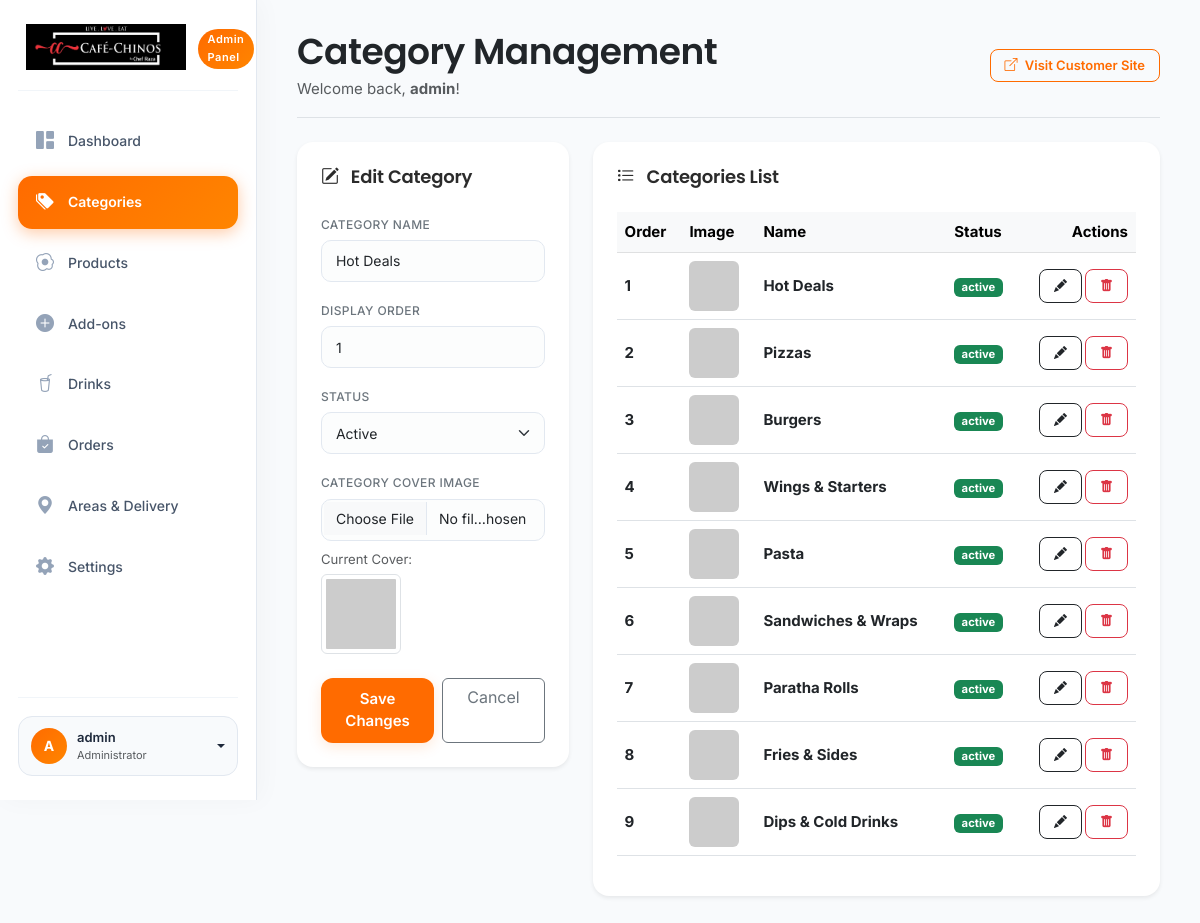
The app's page /admin/categories.php?action=edit&id=1 (signed in) with its own data.
### tables this page shows
CREATE TABLE `categories` (
  `id` int(11) NOT NULL AUTO_INCREMENT,
  `name` varchar(100) NOT NULL,
  `image` varchar(255) DEFAULT NULL,
  `display_order` int(11) DEFAULT 0,
  `status` enum('active','inactive') DEFAULT 'active',
  `created_at` timestamp NOT NULL DEFAULT current_timestamp(),
  PRIMARY KEY (`id`)
);

### includes/functions.php (called while the page is built, shortened)
<?php
function sanitize($data) {
    return htmlspecialchars(strip_tags(trim($data)));
}
?>

### admin/categories.php (the view, shortened to what this page needs)
<?php
require_once __DIR__ . '/includes/header.php';
$upload_dir = dirname(__DIR__) . '/assets/images/uploads/';
$edit_mode = false;
$edit_name = '';
$edit_display_order = 0;
$edit_status = 'active';
$edit_image = '';
if (isset($_GET['action']) && $_GET['action'] === 'edit' && isset($_GET['id'])) {
    $edit_id = intval($_GET['id']);
    $load_stmt = $pdo->prepare("SELECT * FROM categories WHERE id = ?");
    $load_stmt->execute([$edit_id]);
    $cat_to_edit = $load_stmt->fetch();
    if ($cat_to_edit) {
        $edit_mode = true;
        $edit_name = $cat_to_edit['name'];
        $edit_display_order = $cat_to_edit['display_order'];
        $edit_status = $cat_to_edit['status'];
        $edit_image = $cat_to_edit['image'];
    }
}
$all_cats = $pdo->query("SELECT * FROM categories ORDER BY display_order ASC")->fetchAll();
?>
<div class="row g-4">
    <div class="col-lg-4">
        <div class="card border-0 shadow-sm p-4 rounded-4 bg-white">
            <h5 class="fw-bold mb-4">
                <i class="bi <?= $edit_mode ? 'bi-pencil-square' : 'bi-plus-circle' ?> text-orange me-2"></i>
                <?= $edit_mode ? 'Edit Category' : 'Create Category' ?>
            </h5>
            <form action="" method="POST" enctype="multipart/form-data">
                <div class="mb-3">
                    <label for="name" class="form-label small fw-bold text-muted">CATEGORY NAME</label>
                    <input type="text" name="name" id="name" class="form-control" placeholder="e.g. Burgers" value="<?= sanitize($edit_name) ?>" required>
                </div>
                <div class="mb-3">
                    <label for="display_order" class="form-label small fw-bold text-muted">DISPLAY ORDER</label>
                    <input type="number" name="display_order" id="display_order" class="form-control" value="<?= intval($edit_display_order) ?>">
                </div>
                <div class="mb-3">
                    <label class="form-label small fw-bold text-muted">STATUS</label>
                    <select name="status" class="form-select">
                        <option value="active" <?= $edit_status === 'active' ? 'selected' : '' ?>>Active</option>
                    </select>
                </div>
                <div class="mb-4">
                    <label for="image" class="form-label small fw-bold text-muted">CATEGORY COVER IMAGE</label>
                    <input type="file" name="image" id="image" class="form-control" accept="image/*">
                    <?php if ($edit_mode && !empty($edit_image)): ?>
                        <div class="mt-2">
                            <span class="small text-muted d-block">Current Cover:</span>
                            <img src="../assets/images/uploads/<?= $edit_image ?>" class="img-thumbnail mt-1" style="max-height: 80px;" onerror="this.src='https://placehold.co/100x100/FFF8F0/FF6B00?text=Food'">
                        </div>
                    <?php endif; ?>
                </div>
                <div class="d-flex gap-2">
                    <button type="submit" class="btn btn-primary-orange w-100 py-2.5">
                        <?= $edit_mode ? 'Save Changes' : 'Add Category' ?>
                    </button>
                    <?php if ($edit_mode): ?>
                        <a href="categories.php" class="btn btn-outline-secondary w-100 py-2.5">Cancel</a>
                    <?php endif; ?>
                </div>
            </form>
        </div>
    </div>
    <div class="col-lg-8">
        <div class="card border-0 shadow-sm p-4 rounded-4 bg-white">
            <h5 class="fw-bold mb-4"><i class="bi bi-list-task text-orange me-2"></i> Categories List</h5>
            <div class="table-responsive">
                <table class="table align-middle">
                    <thead class="table-light">
                        <tr>
                            <th scope="col">Order</th>
                            <th scope="col">Image</th>
                            <th scope="col">Name</th>
                            <th scope="col">Status</th>
                            <th scope="col" class="text-end">Actions</th>
                        </tr>
                    </thead>
                    <tbody>
                        <?php if (empty($all_cats)): ?>
                            <tr>
                                <td colspan="5" class="text-center text-muted py-4">No categories added yet.</td>
                            </tr>
                        <?php else: ?>
                            <?php foreach ($all_cats as $cat): ?>
                                <tr>
                                    <td><strong><?= $cat['display_order'] ?></strong></td>
                                    <td>
                                        <?php if (!empty($cat['image']) && file_exists($upload_dir . $cat['image'])): ?>
                                            <img src="../assets/images/uploads/<?= $cat['image'] ?>" class="rounded-2" style="width: 50px; height: 50px; object-fit: cover;">
                                        <?php else: ?>
                                            <img src="https://placehold.co/50x50/FFF8F0/FF6B00?text=Food" class="rounded-2" style="width: 50px; height: 50px; object-fit: cover;">
                                        <?php endif; ?>
                                    </td>
                                    <td><strong class="text-dark"><?= sanitize($cat['name']) ?></strong></td>
                                    <td>
                                        <a href="categories.php?action=toggle&id=<?= $cat['id'] ?>" class="badge text-decoration-none <?= $cat['status'] === 'active' ? 'bg-success' : 'bg-secondary' ?>">
                                            <?= $cat['status'] ?>
                                        </a>
                                    </td>
                                    <td class="text-end">
                                        <div class="btn-group">
                                            <a href="categories.php?action=edit&id=<?= $cat['id'] ?>" class="btn btn-sm btn-outline-dark me-1" title="Edit">
                                                <i class="bi bi-pencil-fill"></i>
                                            </a>
                                            <a href="#" class="btn btn-sm btn-outline-danger btn-delete-cat" data-id="<?= $cat['id'] ?>" title="Delete">
                                                <i class="bi bi-trash-fill"></i>
                                            </a>
                                        </div>
                                    </td>
                                </tr>
                            <?php endforeach; ?>
                        <?php endif; ?>
                    </tbody>
                </table>
            </div>
        </div>
    </div>
</div>
<?php require_once __DIR__ . '/includes/footer.php'; ?>

### assets/css/style.css (style rules this page uses)
:root { --primary-orange: #FF6B00; --primary-hover: #E05E00; --secondary-yellow: #FFC107; --secondary-hover: #E0A800; --bg-warm: #FFF8F0; --text-dark: #2B2B2B; --text-muted: #6C757D; --white: #FFFFFF; --shadow-soft: 0 10px 30px rgba(0, 0, 0, 0.04); --shadow-hover: 0 15px 40px rgba(255, 107, 0, 0.1); --border-radius-lg: 16px; --border-radius-md: 12px; }
body { font-family: 'Inter', sans-serif; font-size: 15px; line-height: 1.6; background-color: var(--bg-warm); color: var(--text-dark); overflow-x: hidden; }
.fw-bold { font-weight: 600 !important; }
h1, h2, h3, h4, h5, h6, .navbar-brand span { font-family: 'Poppins', sans-serif; color: var(--text-dark); }
h5 { font-size: 18px !important; font-weight: 600 !important; letter-spacing: -0.2px; }
.btn-primary-orange, .btn-primary, .btn-warning { background-color: var(--primary-orange) !important; color: var(--white) !important; border: none !important; border-radius: var(--border-radius-md); padding: 10px 22px; font-weight: 600; transition: all 0.3s cubic-bezier(0.4, 0, 0.2, 1); box-shadow: 0 4px 14px rgba(255, 107, 0, 0.25); }
.btn-sm, a.btn-sm, button.btn-sm { padding: 6px 14px !important; font-size: 13px !important; border-radius: 8px !important; font-weight: 600 !important; box-shadow: none !important; }
.btn-primary-orange, .btn-primary { background-color: var(--primary-orange) !important; border: none !important; color: var(--white) !important; border-radius: 12px !important; font-weight: 600 !important; font-size: 15px !important; padding: 10px 22px !important; box-shadow: 0 4px 14px rgba(255, 107, 0, 0.15) !important; transition: all 0.25s cubic-bezier(0.4, 0, 0.2, 1) !important; }
.form-control, .form-select { height: 42px !important; font-size: 14px !important; border-radius: 10px !important; border: 1px solid #e2e8f0 !important; padding: 8px 14px !important; transition: all 0.2s ease-in-out !important; background-color: #fcfdfd; }
.form-control::placeholder, .form-select::placeholder { font-size: 13px !important; color: #a0aec0 !important; }
.form-label, label, .small-label, .form-label.small, label.small { font-size: 12px !important; font-weight: 500 !important; letter-spacing: 0.4px !important; text-transform: uppercase !important; margin-bottom: 6px !important; color: var(--text-muted) !important; }

### records on screen
categories: name "Hot Deals", display_order "1", status "Active", status "active"
categories: display_order "2", name "Pizzas", status "active"
categories: display_order "3", name "Burgers", status "active"
categories: display_order "4", name "Wings & Starters", status "active"
categories: display_order "5", name "Pasta", status "active"
categories: display_order "6", name "Sandwiches & Wraps", status "active"
categories: display_order "7", name "Paratha Rolls", status "active"
categories: display_order "8", name "Fries & Sides", status "active"
categories: display_order "9", name "Dips & Cold Drinks", status "active"

### other values on screen
substr(sanitize($_SESSION['admin_username'] ?? 'A'), 0, 1) "A"
$_SESSION['admin_username'] "admin"
